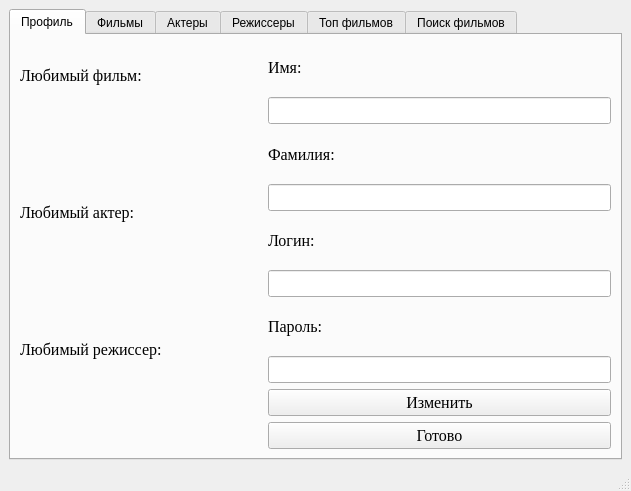
<?xml version="1.0" encoding="UTF-8"?>
<ui version="4.0">
 <class>MainWindow</class>
 <widget class="QMainWindow" name="MainWindow">
  <property name="geometry">
   <rect>
    <x>0</x>
    <y>0</y>
    <width>631</width>
    <height>491</height>
   </rect>
  </property>
  <property name="windowTitle">
   <string>MainWindow</string>
  </property>
  <widget class="QWidget" name="centralwidget">
   <layout class="QVBoxLayout" name="verticalLayout">
    <item>
     <widget class="QTabWidget" name="tabWidget">
      <property name="currentIndex">
       <number>0</number>
      </property>
      <widget class="QWidget" name="tabAccount">
       <attribute name="title">
        <string>Профиль</string>
       </attribute>
       <layout class="QVBoxLayout" name="verticalLayout_3">
        <item>
         <layout class="QHBoxLayout" name="tab0Layout">
          <item>
           <layout class="QVBoxLayout" name="favLayout">
            <item>
             <widget class="QLabel" name="lFavMovie">
              <property name="font">
               <font>
                <family>Times New Roman</family>
                <pointsize>12</pointsize>
               </font>
              </property>
              <property name="text">
               <string>Любимый фильм:</string>
              </property>
             </widget>
            </item>
            <item>
             <widget class="QLabel" name="lSetFavMovie">
              <property name="font">
               <font>
                <family>Times New Roman</family>
                <pointsize>12</pointsize>
               </font>
              </property>
              <property name="text">
               <string/>
              </property>
             </widget>
            </item>
            <item>
             <widget class="QLabel" name="lFavActor">
              <property name="font">
               <font>
                <family>Times New Roman</family>
                <pointsize>12</pointsize>
               </font>
              </property>
              <property name="text">
               <string>Любимый актер:</string>
              </property>
             </widget>
            </item>
            <item>
             <widget class="QLabel" name="lSetFavActor">
              <property name="font">
               <font>
                <family>Times New Roman</family>
                <pointsize>12</pointsize>
               </font>
              </property>
              <property name="text">
               <string/>
              </property>
             </widget>
            </item>
            <item>
             <widget class="QLabel" name="lFavDirector">
              <property name="font">
               <font>
                <family>Times New Roman</family>
                <pointsize>12</pointsize>
               </font>
              </property>
              <property name="text">
               <string>Любимый режиссер:</string>
              </property>
             </widget>
            </item>
            <item>
             <widget class="QLabel" name="lSetFavDirector">
              <property name="font">
               <font>
                <family>Times New Roman</family>
                <pointsize>12</pointsize>
               </font>
              </property>
              <property name="text">
               <string/>
              </property>
             </widget>
            </item>
           </layout>
          </item>
          <item>
           <spacer name="verticalSpacer">
            <property name="orientation">
             <enum>Qt::Vertical</enum>
            </property>
            <property name="sizeHint" stdset="0">
             <size>
              <width>20</width>
              <height>40</height>
             </size>
            </property>
           </spacer>
          </item>
          <item>
           <spacer name="verticalSpacer_2">
            <property name="orientation">
             <enum>Qt::Vertical</enum>
            </property>
            <property name="sizeHint" stdset="0">
             <size>
              <width>20</width>
              <height>40</height>
             </size>
            </property>
           </spacer>
          </item>
          <item>
           <spacer name="verticalSpacer_3">
            <property name="orientation">
             <enum>Qt::Vertical</enum>
            </property>
            <property name="sizeHint" stdset="0">
             <size>
              <width>20</width>
              <height>40</height>
             </size>
            </property>
           </spacer>
          </item>
          <item>
           <spacer name="verticalSpacer_4">
            <property name="orientation">
             <enum>Qt::Vertical</enum>
            </property>
            <property name="sizeHint" stdset="0">
             <size>
              <width>20</width>
              <height>40</height>
             </size>
            </property>
           </spacer>
          </item>
          <item>
           <spacer name="verticalSpacer_5">
            <property name="orientation">
             <enum>Qt::Vertical</enum>
            </property>
            <property name="sizeHint" stdset="0">
             <size>
              <width>20</width>
              <height>40</height>
             </size>
            </property>
           </spacer>
          </item>
          <item>
           <layout class="QVBoxLayout" name="infLayout">
            <item>
             <widget class="QLabel" name="lName">
              <property name="font">
               <font>
                <family>Times New Roman</family>
                <pointsize>12</pointsize>
               </font>
              </property>
              <property name="text">
               <string>Имя:</string>
              </property>
             </widget>
            </item>
            <item>
             <widget class="QLineEdit" name="leName">
              <property name="font">
               <font>
                <family>Times New Roman</family>
                <pointsize>12</pointsize>
               </font>
              </property>
             </widget>
            </item>
            <item>
             <widget class="QLabel" name="lSecName">
              <property name="font">
               <font>
                <family>Times New Roman</family>
                <pointsize>12</pointsize>
               </font>
              </property>
              <property name="text">
               <string>Фамилия:</string>
              </property>
             </widget>
            </item>
            <item>
             <widget class="QLineEdit" name="leSecName">
              <property name="font">
               <font>
                <family>Times New Roman</family>
                <pointsize>12</pointsize>
               </font>
              </property>
             </widget>
            </item>
            <item>
             <widget class="QLabel" name="lLogin">
              <property name="font">
               <font>
                <family>Times New Roman</family>
                <pointsize>12</pointsize>
               </font>
              </property>
              <property name="text">
               <string>Логин:</string>
              </property>
             </widget>
            </item>
            <item>
             <widget class="QLineEdit" name="leLogin">
              <property name="font">
               <font>
                <family>Times New Roman</family>
                <pointsize>12</pointsize>
               </font>
              </property>
             </widget>
            </item>
            <item>
             <widget class="QLabel" name="lPassword">
              <property name="font">
               <font>
                <family>Times New Roman</family>
                <pointsize>12</pointsize>
               </font>
              </property>
              <property name="text">
               <string>Пароль:</string>
              </property>
             </widget>
            </item>
            <item>
             <widget class="QLineEdit" name="lePassword">
              <property name="font">
               <font>
                <family>Times New Roman</family>
                <pointsize>12</pointsize>
               </font>
              </property>
             </widget>
            </item>
            <item>
             <widget class="QPushButton" name="btChange">
              <property name="font">
               <font>
                <family>Times New Roman</family>
                <pointsize>12</pointsize>
               </font>
              </property>
              <property name="text">
               <string>Изменить</string>
              </property>
             </widget>
            </item>
            <item>
             <widget class="QPushButton" name="btOk">
              <property name="enabled">
               <bool>true</bool>
              </property>
              <property name="font">
               <font>
                <family>Times New Roman</family>
                <pointsize>12</pointsize>
               </font>
              </property>
              <property name="text">
               <string>Готово</string>
              </property>
             </widget>
            </item>
           </layout>
          </item>
         </layout>
        </item>
       </layout>
      </widget>
      <widget class="QWidget" name="tabMovie">
       <attribute name="title">
        <string>Фильмы</string>
       </attribute>
      </widget>
      <widget class="QWidget" name="tab">
       <attribute name="title">
        <string>Актеры</string>
       </attribute>
      </widget>
      <widget class="QWidget" name="tab_2">
       <attribute name="title">
        <string>Режиссеры</string>
       </attribute>
      </widget>
      <widget class="QWidget" name="tab_3">
       <attribute name="title">
        <string>Топ фильмов</string>
       </attribute>
      </widget>
      <widget class="QWidget" name="tab_4">
       <attribute name="title">
        <string>Поиск фильмов</string>
       </attribute>
       <layout class="QVBoxLayout" name="verticalLayout_4">
        <item>
         <layout class="QHBoxLayout" name="horizontalLayout">
          <item>
           <widget class="QLabel" name="lSearch">
            <property name="font">
             <font>
              <family>Times New Roman</family>
              <pointsize>12</pointsize>
             </font>
            </property>
            <property name="text">
             <string>Введите искомый фильм</string>
            </property>
           </widget>
          </item>
          <item>
           <widget class="QLineEdit" name="leSearch">
            <property name="font">
             <font>
              <family>Times New Roman</family>
              <pointsize>12</pointsize>
             </font>
            </property>
           </widget>
          </item>
          <item>
           <widget class="QPushButton" name="btSearch">
            <property name="font">
             <font>
              <family>Times New Roman</family>
              <pointsize>12</pointsize>
             </font>
            </property>
            <property name="text">
             <string>Поиск</string>
            </property>
           </widget>
          </item>
         </layout>
        </item>
        <item>
         <layout class="QVBoxLayout" name="verticalLayout_2">
          <item alignment="Qt::AlignHCenter">
           <widget class="QLabel" name="lFind">
            <property name="font">
             <font>
              <family>Times New Roman</family>
              <pointsize>16</pointsize>
             </font>
            </property>
            <property name="text">
             <string>Ваш фильм:</string>
            </property>
           </widget>
          </item>
          <item>
           <widget class="QLabel" name="lMyMovie">
            <property name="font">
             <font>
              <family>Times New Roman</family>
              <pointsize>16</pointsize>
             </font>
            </property>
            <property name="text">
             <string/>
            </property>
           </widget>
          </item>
          <item alignment="Qt::AlignHCenter">
           <widget class="QLabel" name="lDirector">
            <property name="font">
             <font>
              <family>Times New Roman</family>
              <pointsize>16</pointsize>
             </font>
            </property>
            <property name="text">
             <string>Его снимал:</string>
            </property>
           </widget>
          </item>
          <item>
           <widget class="QLabel" name="lFindDirector">
            <property name="font">
             <font>
              <family>Times New Roman</family>
              <pointsize>16</pointsize>
             </font>
            </property>
            <property name="text">
             <string/>
            </property>
           </widget>
          </item>
          <item alignment="Qt::AlignHCenter">
           <widget class="QLabel" name="lActors">
            <property name="font">
             <font>
              <family>Times New Roman</family>
              <pointsize>16</pointsize>
             </font>
            </property>
            <property name="text">
             <string>В нем снимались:</string>
            </property>
           </widget>
          </item>
          <item>
           <widget class="QLabel" name="lFindActors">
            <property name="font">
             <font>
              <family>Times New Roman</family>
              <pointsize>16</pointsize>
             </font>
            </property>
            <property name="text">
             <string/>
            </property>
           </widget>
          </item>
          <item alignment="Qt::AlignHCenter">
           <widget class="QLabel" name="lRating">
            <property name="font">
             <font>
              <family>Times New Roman</family>
              <pointsize>16</pointsize>
             </font>
            </property>
            <property name="text">
             <string>Средняя оценка:</string>
            </property>
           </widget>
          </item>
          <item>
           <widget class="QLabel" name="lFindRating">
            <property name="font">
             <font>
              <family>Times New Roman</family>
              <pointsize>16</pointsize>
             </font>
            </property>
            <property name="text">
             <string/>
            </property>
           </widget>
          </item>
         </layout>
        </item>
        <item>
         <layout class="QHBoxLayout" name="horizontalLayout_2">
          <item>
           <widget class="QPushButton" name="btFavMovie">
            <property name="text">
             <string>Сделать фильм любимым</string>
            </property>
           </widget>
          </item>
          <item>
           <widget class="QPushButton" name="btSetRating">
            <property name="text">
             <string>Поставить оценку</string>
            </property>
           </widget>
          </item>
         </layout>
        </item>
       </layout>
      </widget>
     </widget>
    </item>
   </layout>
  </widget>
  <widget class="QMenuBar" name="menubar">
   <property name="geometry">
    <rect>
     <x>0</x>
     <y>0</y>
     <width>631</width>
     <height>21</height>
    </rect>
   </property>
  </widget>
  <widget class="QStatusBar" name="statusbar"/>
  <action name="Account">
   <property name="text">
    <string>Профиль</string>
   </property>
  </action>
 </widget>
 <resources/>
 <connections/>
</ui>
